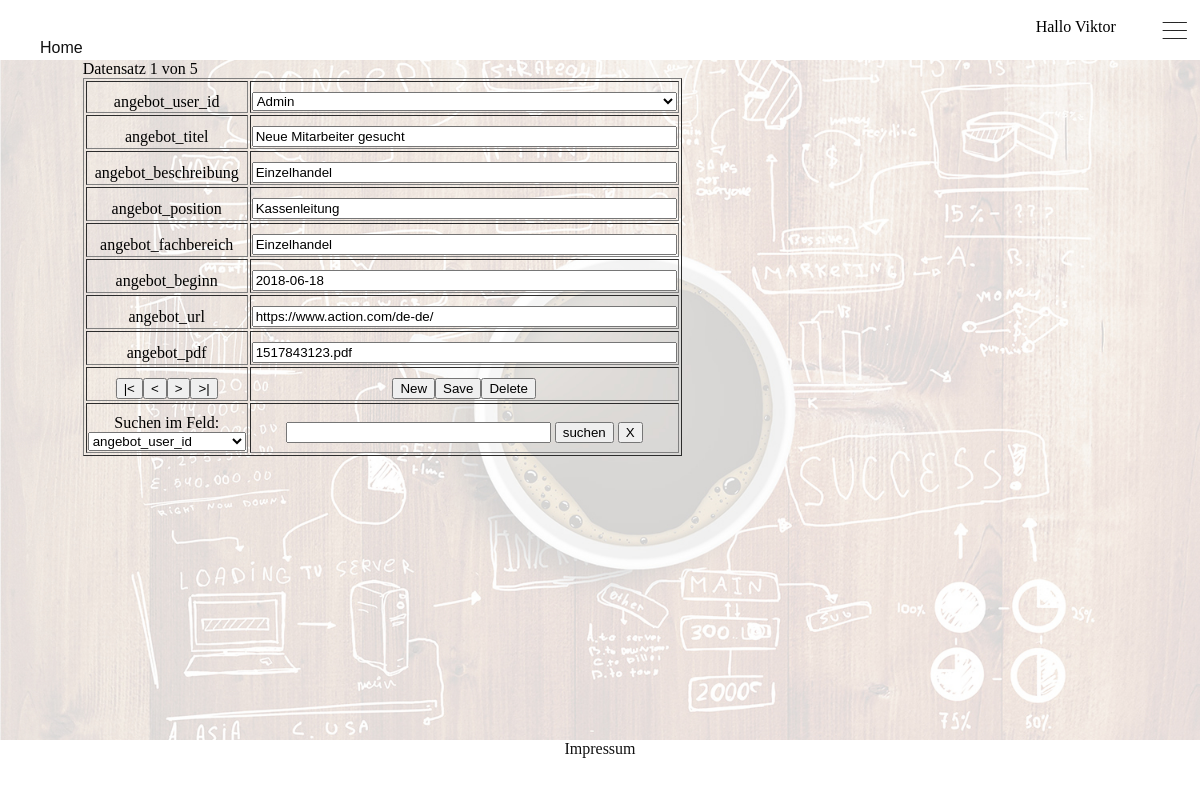
/stellenangebote.php (signed in), run on the app's committed database.
### tables this page shows
CREATE TABLE `tbl_stellenangebote` (
  `angebot_id` int(11) NOT NULL,
  `angebot_user_id` int(11) NOT NULL,
  `angebot_titel` varchar(256) NOT NULL,
  `angebot_beschreibung` varchar(256) NOT NULL,
  `angebot_position` varchar(256) NOT NULL,
  `angebot_fachbereich` varchar(256) NOT NULL,
  `angebot_beginn` date NOT NULL,
  `angebot_url` varchar(256) NOT NULL,
  `angebot_pdf` varchar(256) NOT NULL
);

### funktionen.php (the view, shortened to what this page needs)
<?PHP
function maske($tabellen,$sort)
{
	if (isset($_GET["funktion"])) $funktion = $_GET["funktion"]; else $funktion="";
	if (isset($_GET["suchtext"])) $suchtext = $_GET["suchtext"]; else $suchtext="";
	if (isset($_GET["suchfeld"])) $suchfeld = $_GET["suchfeld"]+0; else $suchfeld=0;
	if (isset($_SESSION["satznr"])) $satznr = $_SESSION["satznr"]; else $satznr=0;
	if (isset($_SESSION["newdata"])) $newdata = $_SESSION["newdata"]; else $newdata=false;
	if (isset($_SESSION["suchen"])) $suchen = $_SESSION["suchen"]; else $suchen=false;
	if (isset($_SESSION["sql_s"])) $sql_s = $_SESSION["sql_s"]; else $sql_s="";
	if (! $suchen || $funktion=="X")
		$sql = "SELECT * FROM " . $tabellen[0][0] . " " . $sort;
	else $sql= $sql_s;
	$result = mysql_query ( $sql ) or die (mysql_error());
	$menge = mysql_num_rows ( $result );
	$felder = mysql_num_fields ( $result );
	$hilf = $satznr+1;
	echo "Datensatz $hilf von $menge";
	echo "<form name='maske' action='' method='get'>";
	echo "<table border ='1' width='600px'>";
	for ( $i = 1; $i < $felder; $i++ )
	{
		$fn = mysql_field_name($result,$i);
		echo "<tr><td width='250px'> " . $fn . "</td><td>";
		if (strtolower(substr($fn,-3)) == "_id" && $i > 0)
		{
			$sql_h ="SELECT * FROM " . $tabellen[$i][0] ;
			$result_h = mysql_query ( $sql_h ) or die (mysql_error());
			$fn_h = mysql_field_name($result_h,1);
			$sql_h ="SELECT * FROM " . $tabellen[$i][0] . " ORDER BY " . $fn_h ;
			$result_h = mysql_query ( $sql_h ) or die (mysql_error());
			$menge_h = mysql_num_rows ( $result_h );
			echo "<select name='$fn' size='1' style='width:100%'>";
			for ($k=0;$k < $menge_h;$k++)
			{
				$f0 = mysql_result($result_h, $k , 0);
				$ht_felder=explode(",",$tabellen[$i][1]);
				$wert = "";
				for ($h = 0; $h < count($ht_felder); $h++) $wert .= " " . mysql_result ( $result_h, $k, $ht_felder[$h]+0 );
				echo"<option value='".$f0."' ";
				if ($funktion != "neu" && $f0 == mysql_result ( $result, $satznr, $i)) echo "selected";
				echo ">$wert</option>";
			}
			echo "</select>";
		}
		else
		{
			echo "<input style='text-align:left' name='$fn' type='text' 	size='50' maxlength='30' value='";
			if ($newdata == false) echo mysql_result($result, $satznr, $i);
			echo "'>";
		}
		echo "</td></tr>";
	}
	echo "<tr><td>";
		echo "<input name='funktion' type='submit' value='|<'>";
		echo "<input name='funktion' type='submit' value='<'>";
		echo "<input name='funktion' type='submit' value='>'>";
		echo "<input name='funktion' type='submit' value='>|'></td><td>";
		echo "<input name='funktion' type='submit' value='New'>";
		echo "<input name='funktion' type='submit' value='Save'>";
		echo "<input name='funktion' type='submit' value='Delete'>";
	echo "</td></tr>";
	echo "<tr>
			<td>Suchen im Feld:<br>
				<select name='suchfeld'>";
				for ( $i = 1; $i < $felder; $i++ )
				{
					$fn = mysql_field_name($result,$i);
					echo "<option value='$i' ";
					if ($i == $suchfeld) echo "selected";
					echo">$fn</option>";
				}
	echo		"</select>
			</td>
			<td><input style='text-align:left' name='suchtext' type='text' size='30' maxlength='30' value='$suchtext'>
				<input name='funktion' type='submit' value='suchen'>
				<input name='funktion' type='submit' value='X'>
			</td>
		  </tr>";
	echo "</table>";
	echo "</form>";
}
?>

### index-style.css (style rules this page uses)
html { margin: 0px; padding: 0px; }
body { height:100%; margin: 0px; background-color: #ccc; padding-bottom:60px; background-image: url('../images/bg.jpg'); background-size: 100%; background-repeat: no-repeat; background-attachment: fixed; background-position: center; }
table { width: 200px; }
td { vertical-align: middle; text-align: center; padding-top: 10px; }

### data on the page
tbl_stellenangebote: angebot_user_id "Admin", angebot_titel "Neue Mitarbeiter gesucht", angebot_beschreibung "Einzelhandel", angebot_position "Kassenleitung", angebot_fachbereich "Einzelhandel", angebot_beginn "2018-06-18", angebot_url "https://www.action.com/de-de/", angebot_pdf "1517843123.pdf"

### other printed values
$_SESSION["u_first"] "Viktor"
$hilf "1"
$menge "5"
$fn "angebot_user_id"
$fn "angebot_titel"
$fn "angebot_beschreibung"
$fn "angebot_position"
$fn "angebot_fachbereich"
$fn "angebot_beginn"
$fn "angebot_url"
$fn "angebot_pdf"
form field suchfeld "angebot_user_id"
